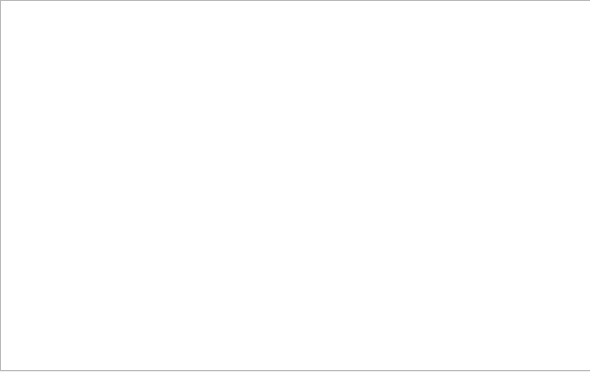
<?xml version="1.0" encoding="UTF-8"?>
<ui version="4.0">
 <class>Dialog</class>
 <widget class="QDialog" name="Dialog">
  <property name="geometry">
   <rect>
    <x>0</x>
    <y>0</y>
    <width>590</width>
    <height>372</height>
   </rect>
  </property>
  <property name="windowTitle">
   <string>Dialog</string>
  </property>
  <widget class="QTableWidget" name="tableWidget">
   <property name="geometry">
    <rect>
     <x>0</x>
     <y>0</y>
     <width>591</width>
     <height>371</height>
    </rect>
   </property>
  </widget>
 </widget>
 <resources/>
 <connections/>
</ui>
